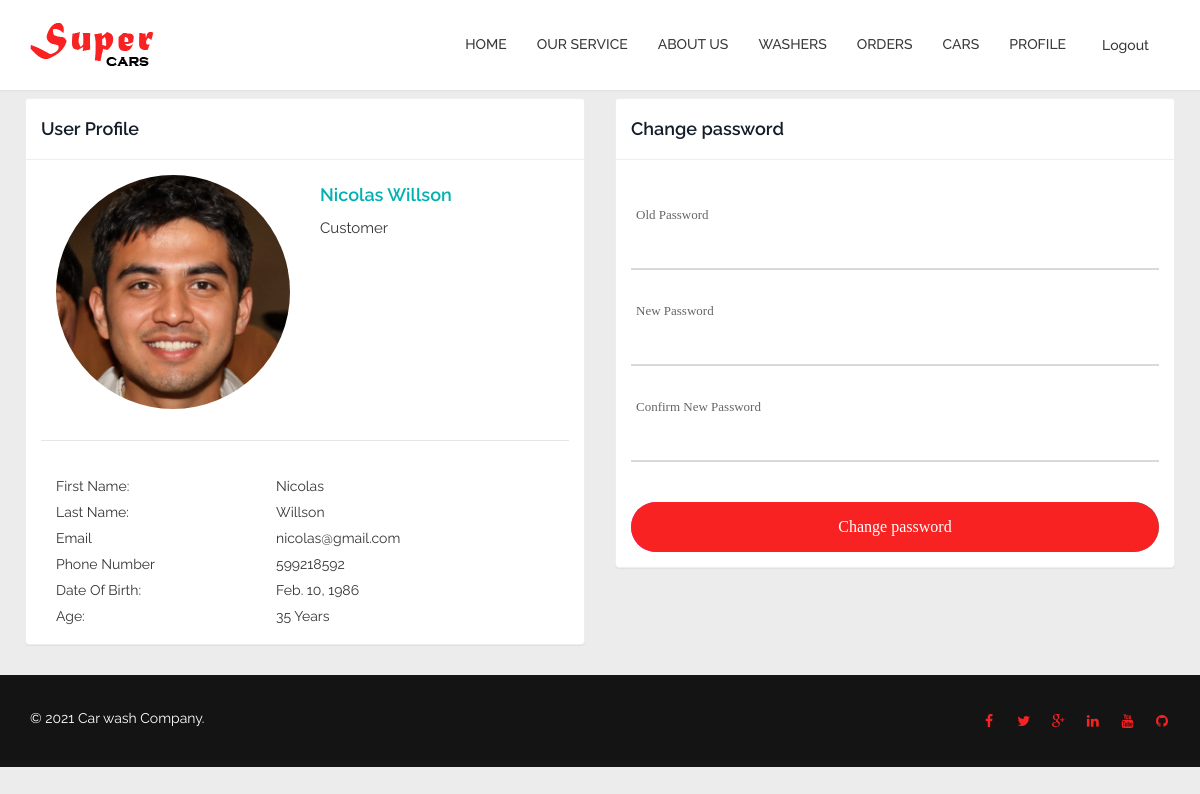
Screenshot of /account/profile (signed in) with the database file from the repository.
### user/models.py (models this page shows, shortened)
class User(AbstractUser):
    username = None
    email = models.EmailField(_('email address'), unique=True)
    birthdate = models.DateField(verbose_name=_('Birth Date'), )
    image = models.ImageField(verbose_name=_("Image"), upload_to='profiles')
    salary = models.DecimalField(max_digits=8, decimal_places=2, verbose_name=_('Salary'), help_text='in Lari',
                                 blank=True, null=True)
    share = models.DecimalField(max_digits=8, decimal_places=2, verbose_name=_('Share per wash'), help_text='%',
                                null=True, blank=True)
    phone_number = models.CharField(max_length=50, verbose_name=_('Phone Number'))
    hire_date = models.DateField(auto_now_add=True)
    status = models.PositiveSmallIntegerField(choices=Status.choices)
    objects = UserManager()
    USERNAME_FIELD = 'email'
    REQUIRED_FIELDS = []
    def get_age(self):
        today = date.today()
        return today.year - self.birthdate.year - (
                (today.month, today.day) < (self.birthdate.month, self.birthdate.day))
    class Meta:
        verbose_name = _('Employee')
        verbose_name_plural = _('Employees')

### user/views.py (the view)
# urls.py: path('profile', user_dashboard, name='dashboard')
@login_required(redirect_field_name='redirectPage')
def user_dashboard(request: WSGIRequest) -> HttpResponse:
    password_change_form = PasswordChangeForm(user=request.user)
    if request.method == 'POST':
        password_change_form = PasswordChangeForm(user=request.user, data=request.POST)
        if password_change_form.is_valid():
            password_change_form.save()
            messages.success(request, 'Password successfully changed.')
    return render(request, 'pages/users/dashboard.html', context={'form': password_change_form})

### templates/pages/users/dashboard.html (shortened to what this page needs)
{% extends 'layout.html' %}
{% block content %}
    <div class="container center">
        <div class="row">
            <div class="col-md-6">
                <div class="panel panel-default">
                    <div class="panel-heading"><h4>User Profile</h4></div>
                    <div class="panel-body">
                        <div class="box box-info">
                            <div class="box-body">
                                <div class="col-sm-6">
                                    <div align="center"><img alt="User Pic"
                                                             src="{{ user.image.url }}"
                                                             id="profile-image1" class="img-circle img-responsive">
                                    </div>
                                    <br>
                                </div>
                                <div class="col-sm-6">
                                    <h4 style="color:#00b1b1;">{{ user.first_name }} {{ user.last_name }} </h4></span>
                                    <span><p>Customer</p></span>
                                </div>
                                <div class="clearfix"></div>
                                <hr style="margin:5px 0 5px 0;">
                                <br>
                                <div class="col-sm-5 col-xs-6 tital ">First Name:</div>
                                <div class="col-sm-7 col-xs-6 ">{{ user.first_name }}</div>
                                <div class="clearfix"></div>
                                <div class="col-sm-5 col-xs-6 tital ">Last Name:</div>
                                <div class="col-sm-7">{{ user.last_name }}</div>
                                <div class="clearfix"></div>
                                <div class="col-sm-5 col-xs-6 tital ">Email</div>
                                <div class="col-sm-7">{{ user.email }}</div>
                                <div class="clearfix"></div>
                                <div class="col-sm-5 col-xs-6 tital ">Phone Number</div>
                                <div class="col-sm-7">{{ user.phone_number }}</div>
                                <div class="clearfix"></div>
                                <div class="col-sm-5 col-xs-6 tital ">Date Of Birth:</div>
                                <div class="col-sm-7">{{ user.birthdate }}</div>
                                <div class="clearfix"></div>
                                <div class="col-sm-5 col-xs-6 tital ">Age:</div>
                                <div class="col-sm-7">{{ user.get_age }} Years</div>
                                <div class="clearfix"></div>
                            </div>
                        </div>
                    </div>
                </div>
            </div>
            <div class="col-md-6">
                <div class="panel panel-default">
                    <div class="panel-heading"><h4>Change password</h4></div>
                    <div class="panel-body">
                        <div class="box box-info">
                            <form class="contact100-form validate-form" action="{% url 'user:dashboard' %}"
                                  method="post"
                                  enctype="multipart/form-data">
                                <br>
                                <div class="wrap-input100 input100-select">
                                    <span class="label-input100">Old Password</span>
                                    <div>
                                        {{ form.old_password }}
                                    </div>
                                </div>
                                <div class="wrap-input100 input100-select">
                                    <span class="label-input100">New Password</span>
                                    <div>
                                        {{ form.new_password1 }}
                                    </div>
                                </div>
                                <div class="wrap-input100 input100-select">
                                    <span class="label-input100">Confirm New Password</span>
                                    <div>
                                        {{ form.new_password2 }}
                                    </div>
                                </div>
                                <div class="container-contact100-form-btn">
                                    <div class="wrap-contact100-form-btn">
                                        <button class="contact100-form-btn background-red">
                                            <span>
                                                Change password
                                            </span>
                                        </button>
                                    </div>
                                </div>
                            </form>
                        </div>
                    </div>
                </div>
            </div>
        </div>
    </div>
{% endblock %}

### car_wash/static/serviceapp/css/forms.css (style rules this page uses)
h1, h2, h3, h4, h5, h6 { margin: 0px; }
input { outline: none; border: none; }
button { outline: none !important; border: none; background: transparent; }
.container { max-width: 1200px; }
.contact100-form { width: 100%; }
.wrap-input100 { width: 100%; position: relative; border-bottom: 2px solid #d9d9d9; padding-bottom: 13px; margin-bottom: 27px; }
.label-input100 { font-family: Poppins-Regular; font-size: 13px; color: #666666; line-height: 1.5; padding-left: 5px; }
.container-contact100-form-btn { display: -webkit-box; display: -webkit-flex; display: -moz-box; display: -ms-flexbox; display: flex; flex-wrap: wrap; justify-content: center; padding-top: 13px; }
.wrap-contact100-form-btn { width: 100%; display: block; position: relative; z-index: 1; border-radius: 25px; overflow: hidden; margin: 0 auto; }
.contact100-form-btn { display: -webkit-box; display: -webkit-flex; display: -moz-box; display: -ms-flexbox; display: flex; justify-content: center; align-items: center; padding: 0 20px; width: 100%; height: 50px; font-family: Poppins-Medium; font-size: 16px; color: #fff; line-height: 1.2; }

### car_wash/static/serviceapp/css/styles.css (style rules this page uses)
body { padding-top: 88px; font-family: 'Raleway', sans-serif; font-weight: 400; color: #353535; line-height: 26px; background: #ececec; }
h1, h2, h3, h4, h5, h6 { font-weight: 600; font-family: 'Raleway', sans-serif; color: #121D29; }
hr { border-top: 1px solid #e5e5e5; border-bottom: 1px solid #fff; }
p { font-size: 15px; }
img.img-responsive { display: inline-block; }
.panel-default { border-color: #eee; }
.panel-default > .panel-heading { background-color: #fff; border-color: #eee; }
.background-red { background: #f92222; }
.center { margin: auto; padding: 10px; }
form input { width: 100%; }

### rows the page displays
User: image (picture), first_name "Nicolas", last_name "Willson", email "nicolas@gmail.com", phone_number "599218592", birthdate "Feb. 10, 1986", get_age "35"
